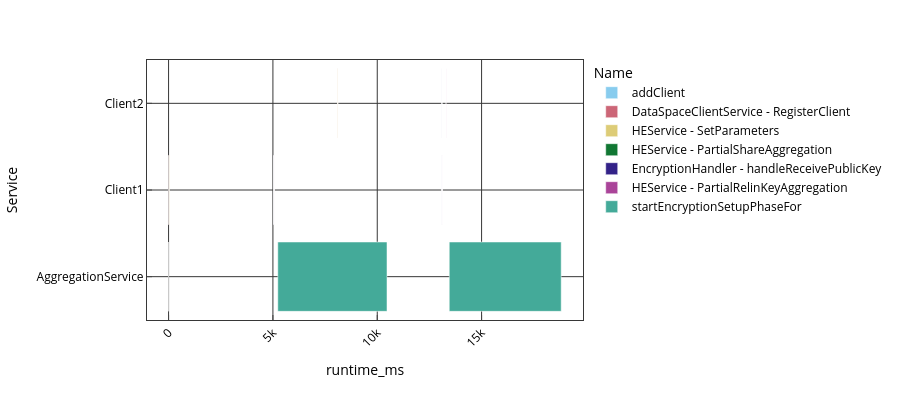

Here is the notebook cell this chart was saved with:
### Code cell
df = px.data.tips()
fig = px.bar(initializiation_data, base="StartMs", x="runtime_ms", y="Service", color='Name', orientation='h',
             hover_data=["EndTime", "StartMs", "runtime_ms"], color_discrete_sequence=px.colors.qualitative.Safe,
             height=400)
fig.show()

### Figure 1 — Plotly figure (JSON) as saved in the notebook; plotly's stock layout.template omitted (floating-point values rounded to 4 significant figures)
{"data": [{"base": [0, 8086.0], "customdata": [["14:41:25.964356"], ["14:41:34.049860"]], "hovertemplate": "Name=addClient<br>StartMs=%{base}<br>runtime_ms=%{x}<br>Service=%{y}<br>EndTime=%{customdata[0]}<extra></extra>", "legendgroup": "addClient", "marker": {"color": "rgb(136, 204, 238)", "pattern": {"shape": ""}}, "name": "addClient", "orientation": "h", "showlegend": true, "textposition": "auto", "type": "bar", "x": [0.001833, 0.000833], "xaxis": "x", "y": ["AggregationService", "AggregationService"], "yaxis": "y"}, {"base": [10.79, 8096.0], "customdata": [["14:41:25.975143"], ["14:41:34.060062"]], "hovertemplate": "Name=DataSpaceClientService - RegisterClient<br>StartMs=%{base}<br>runtime_ms=%{x}<br>Service=%{y}<br>EndTime=%{customdata[0]}<extra></extra>", "legendgroup": "DataSpaceClientService - RegisterClient", "marker": {"color": "rgb(204, 102, 119)", "pattern": {"shape": ""}}, "name": "DataSpaceClientService - RegisterClient", "orientation": "h", "showlegend": true, "textposition": "auto", "type": "bar", "x": [13.21, 12.49], "xaxis": "x", "y": ["Client1", "Client2"], "yaxis": "y"}, {"base": [19.14, 8104.0], "customdata": [["14:41:25.983500"], ["14:41:34.068452"]], "hovertemplate": "Name=HEService - SetParameters<br>StartMs=%{base}<br>runtime_ms=%{x}<br>Service=%{y}<br>EndTime=%{customdata[0]}<extra></extra>", "legendgroup": "HEService - SetParameters", "marker": {"color": "rgb(221, 204, 119)", "pattern": {"shape": ""}}, "name": "HEService - SetParameters", "orientation": "h", "showlegend": true, "textposition": "auto", "type": "bar", "x": [8.294, 8.337], "xaxis": "x", "y": ["Client1", "Client2"], "yaxis": "y"}, {"base": [5033.0, 13090.0, 13090.0], "customdata": [["14:41:30.996970"], ["14:41:39.057244"], ["14:41:39.058305"]], "hovertemplate": "Name=HEService - PartialShareAggregation<br>StartMs=%{base}<br>runtime_ms=%{x}<br>Service=%{y}<br>EndTime=%{customdata[0]}<extra></extra>", "legendgroup": "HEService - PartialShareAggregation", "marker": {"color": "rgb(17, 119, 51)", "pattern": {"shape": ""}}, "name": "HEService - PartialShareAggregation", "orientation": "h", "showlegend": true, "textposition": "auto", "type": "bar", "x": [0.008583, 0.002375, 0.0015], "xaxis": "x", "y": ["Client1", "Client1", "Client2"], "yaxis": "y"}, {"base": [5047.0, 13100.0, 13100.0], "customdata": [["14:41:31.011173"], ["14:41:39.062853"], ["14:41:39.064792"]], "hovertemplate": "Name=EncryptionHandler - handleReceivePublicKey<br>StartMs=%{base}<br>runtime_ms=%{x}<br>Service=%{y}<br>EndTime=%{customdata[0]}<extra></extra>", "legendgroup": "EncryptionHandler - handleReceivePublicKey", "marker": {"color": "rgb(51, 34, 136)", "pattern": {"shape": ""}}, "name": "EncryptionHandler - handleReceivePublicKey", "orientation": "h", "showlegend": true, "textposition": "auto", "type": "bar", "x": [1.149, 1.256, 1.117], "xaxis": "x", "y": ["Client1", "Client1", "Client2"], "yaxis": "y"}, {"base": [5073.0, 13120.0, 13290.0], "customdata": [["14:41:31.037810"], ["14:41:39.082244"], ["14:41:39.259197"]], "hovertemplate": "Name=HEService - PartialRelinKeyAggregation<br>StartMs=%{base}<br>runtime_ms=%{x}<br>Service=%{y}<br>EndTime=%{customdata[0]}<extra></extra>", "legendgroup": "HEService - PartialRelinKeyAggregation", "marker": {"color": "rgb(170, 68, 153)", "pattern": {"shape": ""}}, "name": "HEService - PartialRelinKeyAggregation", "orientation": "h", "showlegend": true, "textposition": "auto", "type": "bar", "x": [2.38, 2.257, 2.449], "xaxis": "x", "y": ["Client1", "Client1", "Client2"], "yaxis": "y"}, {"base": [5234.0, 13450.0], "customdata": [["14:41:31.197952"], ["14:41:39.414548"]], "hovertemplate": "Name=startEncryptionSetupPhaseFor<br>StartMs=%{base}<br>runtime_ms=%{x}<br>Service=%{y}<br>EndTime=%{customdata[0]}<extra></extra>", "legendgroup": "startEncryptionSetupPhaseFor", "marker": {"color": "rgb(68, 170, 153)", "pattern": {"shape": ""}}, "name": "startEncryptionSetupPhaseFor", "orientation": "h", "showlegend": true, "textposition": "auto", "type": "bar", "x": [5234.0, 5365.0], "xaxis": "x", "y": ["AggregationService", "AggregationService"], "yaxis": "y"}], "layout": {"barmode": "relative", "height": 400, "legend": {"title": {"text": "Name"}, "tracegroupgap": 0}, "margin": {"t": 60}, "xaxis": {"anchor": "y", "domain": [0, 1], "title": {"text": "runtime_ms"}}, "yaxis": {"anchor": "x", "domain": [0, 1], "title": {"text": "Service"}}}}
